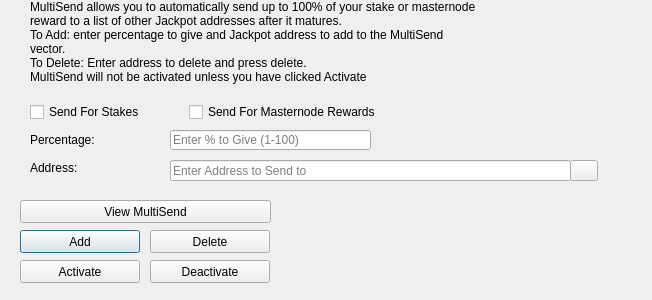
<?xml version="1.0" encoding="UTF-8"?>
<ui version="4.0">
 <class>MultiSendDialog</class>
 <widget class="QDialog" name="MultiSendDialog">
  <property name="windowModality">
   <enum>Qt::NonModal</enum>
  </property>
  <property name="geometry">
   <rect>
    <x>0</x>
    <y>0</y>
    <width>652</width>
    <height>300</height>
   </rect>
  </property>
  <property name="windowTitle">
   <string>MultiSend</string>
  </property>
  <widget class="QLineEdit" name="multiSendPercentEdit">
   <property name="geometry">
    <rect>
     <x>170</x>
     <y>130</y>
     <width>201</width>
     <height>20</height>
    </rect>
   </property>
   <property name="toolTip">
    <string>Enter whole numbers 1 - 100</string>
   </property>
   <property name="placeholderText">
    <string>Enter % to Give (1-100)</string>
   </property>
  </widget>
  <widget class="QLineEdit" name="multiSendAddressEdit">
   <property name="geometry">
    <rect>
     <x>170</x>
     <y>160</y>
     <width>401</width>
     <height>21</height>
    </rect>
   </property>
   <property name="toolTip">
    <string/>
   </property>
   <property name="placeholderText">
    <string>Enter Address to Send to</string>
   </property>
  </widget>
  <widget class="QLabel" name="label_2">
   <property name="geometry">
    <rect>
     <x>30</x>
     <y>0</y>
     <width>451</width>
     <height>121</height>
    </rect>
   </property>
   <property name="lineWidth">
    <number>1</number>
   </property>
   <property name="text">
    <string>MultiSend allows you to automatically send up to 100% of your stake or masternode reward to a list of other Jackpot addresses after it matures.
To Add: enter percentage to give and Jackpot address to add to the MultiSend vector.
To Delete: Enter address to delete and press delete.
MultiSend will not be activated unless you have clicked Activate</string>
   </property>
   <property name="alignment">
    <set>Qt::AlignLeading|Qt::AlignLeft|Qt::AlignTop</set>
   </property>
   <property name="wordWrap">
    <bool>true</bool>
   </property>
  </widget>
  <widget class="QLabel" name="message">
   <property name="geometry">
    <rect>
     <x>290</x>
     <y>200</y>
     <width>351</width>
     <height>91</height>
    </rect>
   </property>
   <property name="text">
    <string/>
   </property>
  </widget>
  <widget class="QPushButton" name="addButton">
   <property name="geometry">
    <rect>
     <x>20</x>
     <y>230</y>
     <width>120</width>
     <height>23</height>
    </rect>
   </property>
   <property name="toolTip">
    <string/>
   </property>
   <property name="statusTip">
    <string>Add to MultiSend Vector</string>
   </property>
   <property name="text">
    <string>Add</string>
   </property>
  </widget>
  <widget class="QPushButton" name="disableButton">
   <property name="geometry">
    <rect>
     <x>150</x>
     <y>260</y>
     <width>120</width>
     <height>23</height>
    </rect>
   </property>
   <property name="statusTip">
    <string>Deactivate MultiSend</string>
   </property>
   <property name="text">
    <string>Deactivate</string>
   </property>
  </widget>
  <widget class="QPushButton" name="addressBookButton">
   <property name="geometry">
    <rect>
     <x>570</x>
     <y>160</y>
     <width>28</width>
     <height>21</height>
    </rect>
   </property>
   <property name="toolTip">
    <string>Choose an address from the address book</string>
   </property>
   <property name="text">
    <string/>
   </property>
   <property name="icon">
    <iconset resource="../jackpot.qrc">
     <normaloff>:/icons/address-book</normaloff>:/icons/address-book</iconset>
   </property>
   <property name="shortcut">
    <string>Alt+A</string>
   </property>
   <property name="autoDefault">
    <bool>false</bool>
   </property>
  </widget>
  <widget class="QLabel" name="label">
   <property name="geometry">
    <rect>
     <x>30</x>
     <y>130</y>
     <width>121</width>
     <height>20</height>
    </rect>
   </property>
   <property name="toolTip">
    <string>Percentage of stake to send</string>
   </property>
   <property name="text">
    <string>Percentage:</string>
   </property>
  </widget>
  <widget class="QLabel" name="label_5">
   <property name="geometry">
    <rect>
     <x>30</x>
     <y>160</y>
     <width>111</width>
     <height>16</height>
    </rect>
   </property>
   <property name="toolTip">
    <string>Address to send portion of stake to</string>
   </property>
   <property name="text">
    <string>Address:</string>
   </property>
  </widget>
  <widget class="QPushButton" name="deleteButton">
   <property name="geometry">
    <rect>
     <x>150</x>
     <y>230</y>
     <width>120</width>
     <height>23</height>
    </rect>
   </property>
   <property name="toolTip">
    <string/>
   </property>
   <property name="statusTip">
    <string>Delete Address From MultiSend Vector</string>
   </property>
   <property name="text">
    <string>Delete</string>
   </property>
  </widget>
  <widget class="QPushButton" name="activateButton">
   <property name="geometry">
    <rect>
     <x>20</x>
     <y>260</y>
     <width>120</width>
     <height>23</height>
    </rect>
   </property>
   <property name="statusTip">
    <string>Activate MultiSend</string>
   </property>
   <property name="text">
    <string>Activate</string>
   </property>
  </widget>
  <widget class="QPushButton" name="viewButton">
   <property name="geometry">
    <rect>
     <x>20</x>
     <y>200</y>
     <width>251</width>
     <height>23</height>
    </rect>
   </property>
   <property name="toolTip">
    <string/>
   </property>
   <property name="statusTip">
    <string>View MultiSend Vector</string>
   </property>
   <property name="text">
    <string>View MultiSend</string>
   </property>
  </widget>
  <widget class="QWidget" name="horizontalLayoutWidget">
   <property name="geometry">
    <rect>
     <x>30</x>
     <y>100</y>
     <width>351</width>
     <height>24</height>
    </rect>
   </property>
   <layout class="QHBoxLayout" name="horizontalLayout">
    <item>
     <widget class="QCheckBox" name="multiSendStakeCheckBox">
      <property name="text">
       <string>Send For Stakes</string>
      </property>
     </widget>
    </item>
    <item>
     <widget class="QCheckBox" name="multiSendMasternodeCheckBox">
      <property name="text">
       <string>Send For Masternode Rewards</string>
      </property>
     </widget>
    </item>
   </layout>
  </widget>
 </widget>
 <resources>
  <include location="../jackpot.qrc"/>
 </resources>
 <connections/>
</ui>
